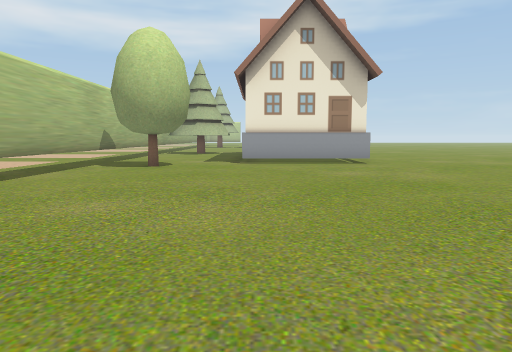
View 1 (above)

16 first-person views from a walk through a Unity game level. The camera is 1.5 m above the floor, tilts 6° down and sees 70° across. The floor is counted in squares, 2 m on a side. Each view is taken from the middle of a square. On the plan, view 1 faces up. The plan holds only what a view shows up to about 11 squares ahead; the rest is blank. The place goes on beyond the plan. The player character is not drawn.

View 2
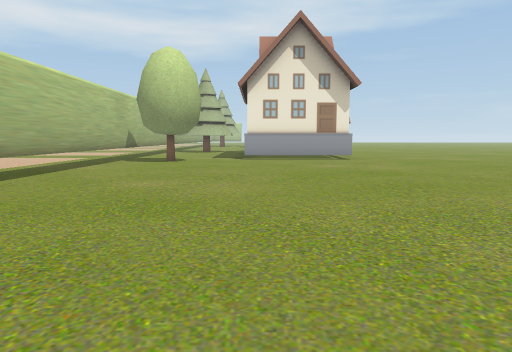

View 3
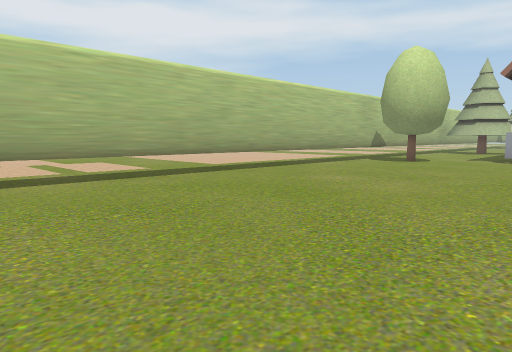

View 4
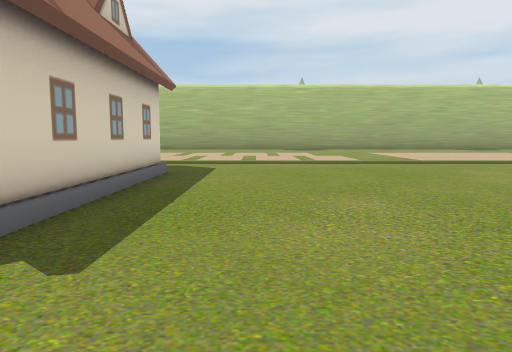

View 5
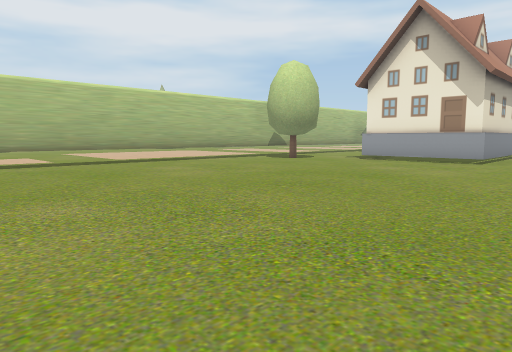

View 6
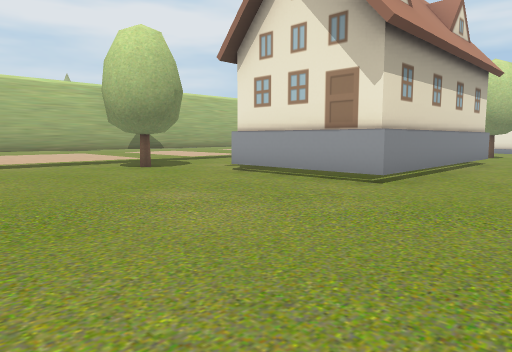

View 7
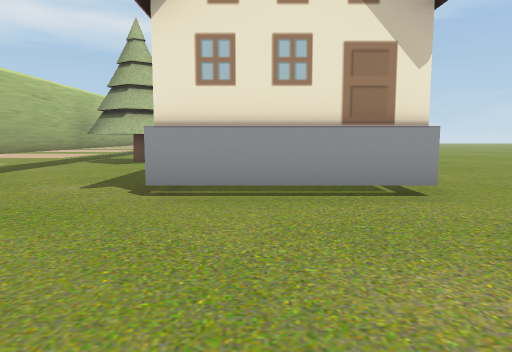

View 8
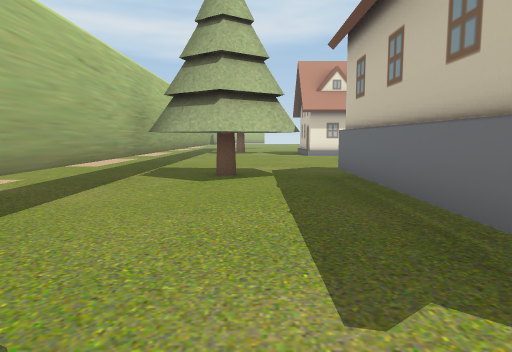

View 9
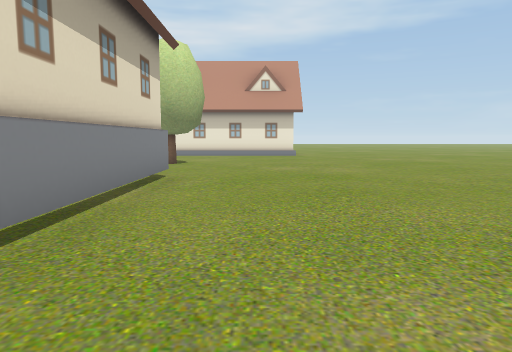

View 10
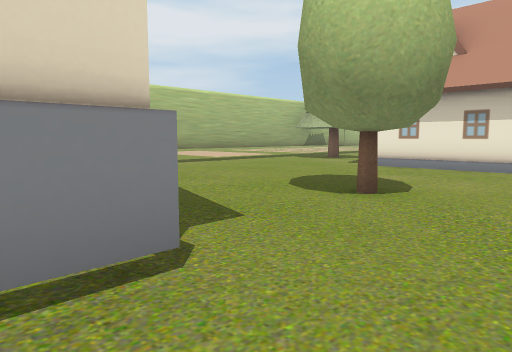

View 11
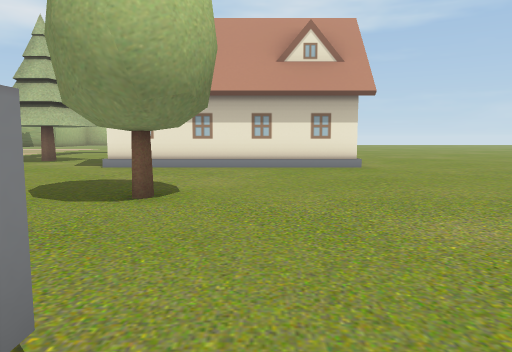

View 12
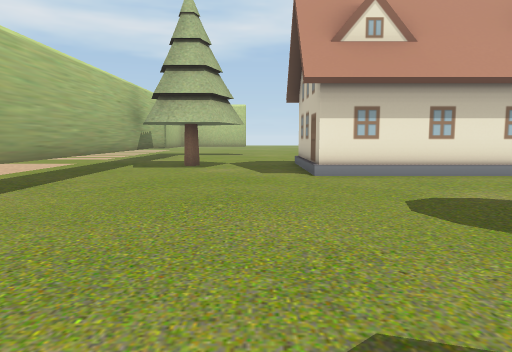

View 13
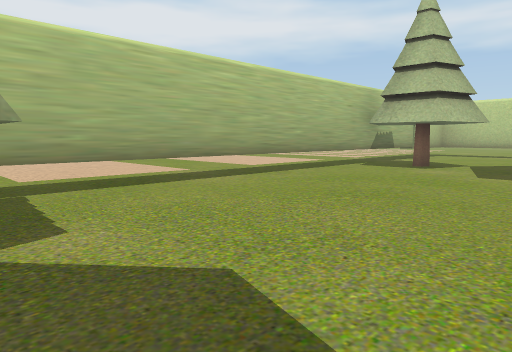

View 14
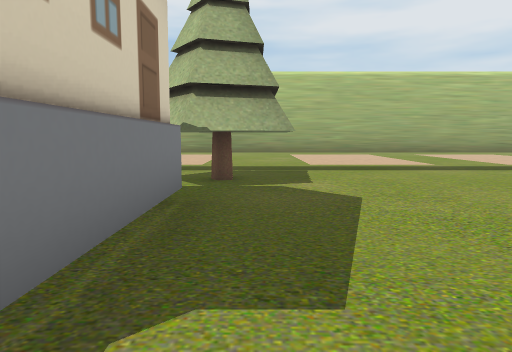

View 15
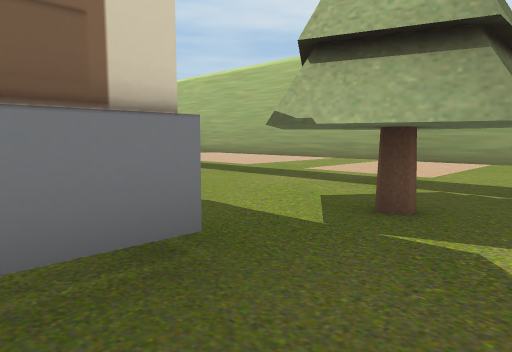

View 16
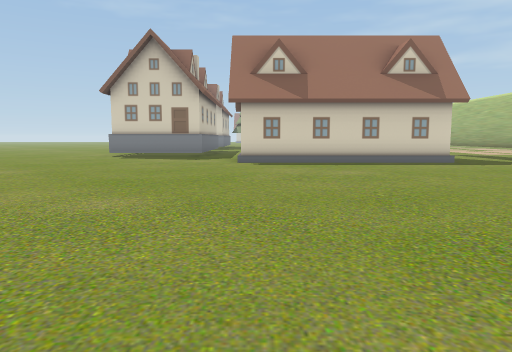

### Floor plan
Key: @ floor where view 1 was taken; # wall or solid block; . floor; / step, stairs or slope; T thing the floor can be seen under or through; R tree.
Columns run from 10 left of view 1 to 6 right of it. Each row starts with its distance up from view 1.
 28    ...TR../#
 27    ...T.../#
 26    ...T.../######
 25    ...T...///////
 24   ....T..........
 23  .....T..........
 22 ......T..........
 21 ......T......R...
 20 ......T..........
 19    ...T..........
 18    ...T..........
 17 ......TR..####...
 16 ......T...#  #...
 15 ......T...#  #...
 14  .....T...#  #...
 13   ....T...#  #...
 12    ...T...#  #...
 11    ...T...####...
 10    ...TR.........
  9    ...T..........
  8    ...T..........
  7    ...T..........
  6     ..T..........
  5     ..T..........
  4    ...T..........
  3   ....T..........
  2  .....T..........
  1 ......T..........
  0 ......T...@......
 -1     ..T..........
 -2       T..........
 -3       #.#######..

Where each view was taken, in squares from view 1:
view 1: 0 up, 0 right, facing up
view 2: 2 down, 0 right, facing up
view 3: 2 down, 2 right, facing up-left
view 4: 1 down, 6 right, facing left
view 5: 1 down, 6 right, facing up-left
view 6: 5 up, 6 right, facing up-left
view 7: 6 up, 1 right, facing up
view 8: 10 up, 2 left, facing up
view 9: 10 up, 5 right, facing up
view 10: 16 up, 5 right, facing up-left
view 11: 16 up, 4 right, facing up
view 12: 18 up, 1 left, facing up
view 13: 18 up, 1 right, facing up-left
view 14: 18 up, 4 right, facing left
view 15: 19 up, 1 right, facing down-left
view 16: 8 up, 4 right, facing down
